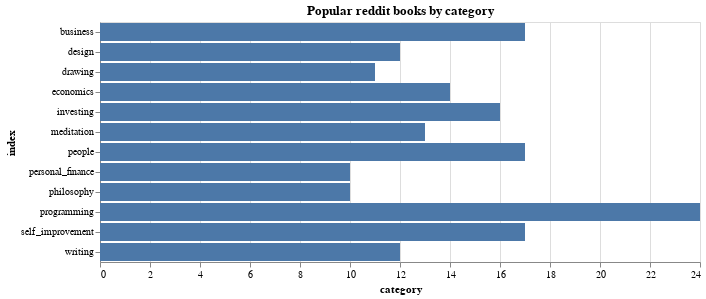

Source (notebook cell):
### Code cell
alt.Chart(book_with_category.category.value_counts().reset_index(), title='Popular reddit books by category').mark_bar().encode(
    x='category',
    y="index",
).properties(width=600)

### Figure 1 — Vega-Lite specification as saved in the notebook (floating-point values rounded to 4 significant figures)
{"config": {"view": {"continuousWidth": 400, "continuousHeight": 300}}, "data": {"name": "data-f5e4693726bbc3b2f8a18f1c2dc553fe"}, "mark": "bar", "encoding": {"x": {"type": "quantitative", "field": "category"}, "y": {"type": "nominal", "field": "index"}}, "title": "Popular reddit books by category", "width": 600, "$schema": "https://vega.github.io/schema/vega-lite/v4.8.1.json", "datasets": {"data-f5e4693726bbc3b2f8a18f1c2dc553fe": [{"index": "programming", "category": 24}, {"index": "self_improvement", "category": 17}, {"index": "business", "category": 17}, {"index": "people", "category": 17}, {"index": "investing", "category": 16}, {"index": "economics", "category": 14}, {"index": "meditation", "category": 13}, {"index": "writing", "category": 12}, {"index": "design", "category": 12}, {"index": "drawing", "category": 11}, {"index": "personal_finance", "category": 10}, {"index": "philosophy", "category": 10}]}}
